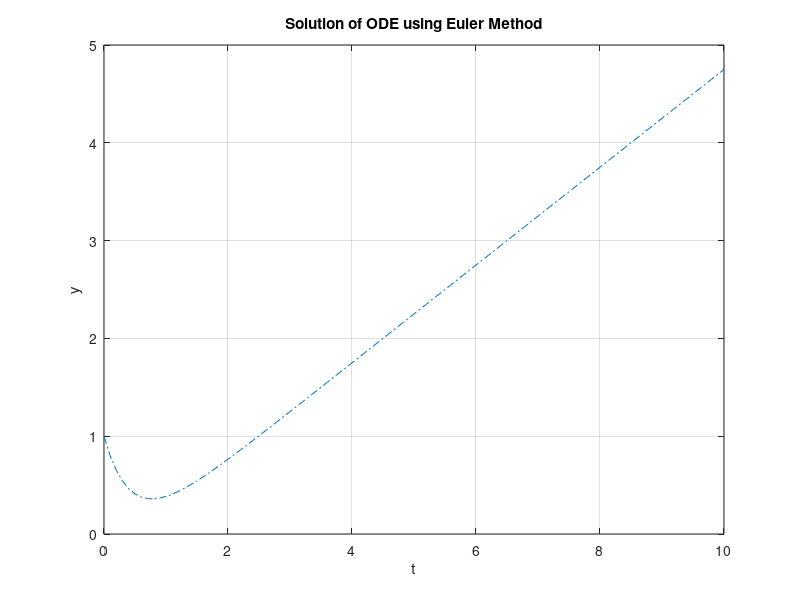

The MATLAB source for this figure:
% Define the differential equation 
f = @(t, y) -2 * y + t;

% Initial conditions
t0 = 0;   % Initial time
y0 = 1;   % Initial value of the solution

% Time step and number of steps
h = 0.1;  % Time step size
n = 100;  % Number of steps

% Initialize arrays to store the solution
t = t0:h:(t0 + h * n);
y = zeros(1, n+1);
y(1) = y0;

% Euler method loop
for i = 1:n
    y(i+1) = y(i) + h * f(t(i), y(i));
end

% Plot the solution
figure;
plot(t, y, '-.');
xlabel('t');
ylabel('y');
title('Solution of ODE using Euler Method');
grid on;
